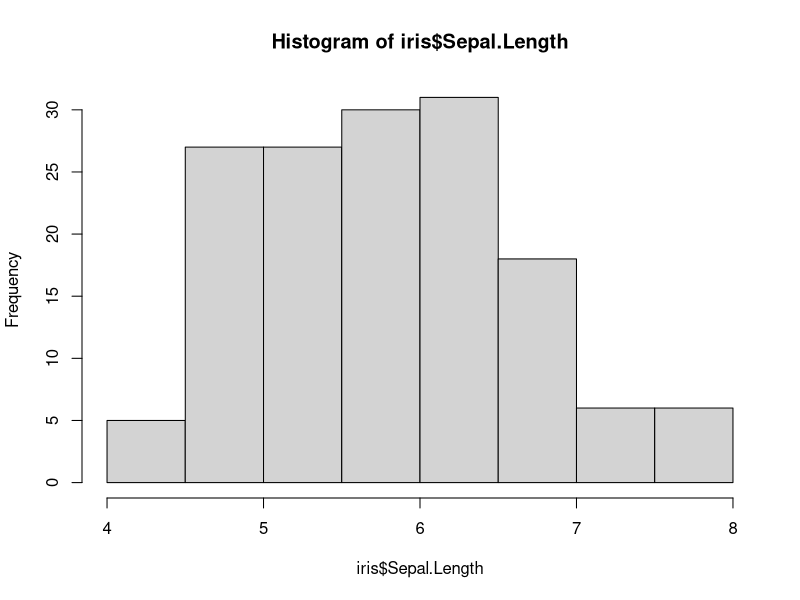
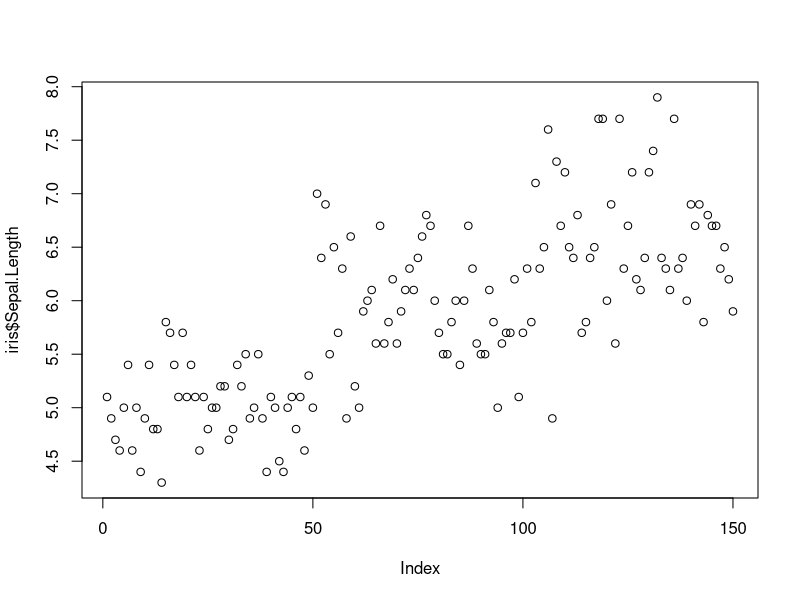

The R script that drew these images, in order:
## ---- chunk 1
knitr::opts_chunk$set(echo = TRUE)
## ---- chunk 2
summary(str(iris))
## ---- chunk 3
median(iris$Petal.Width)
## ---- chunk 4
hist(iris$Sepal.Length)
## ---- chunk 5
plot(iris$Sepal.Length)
